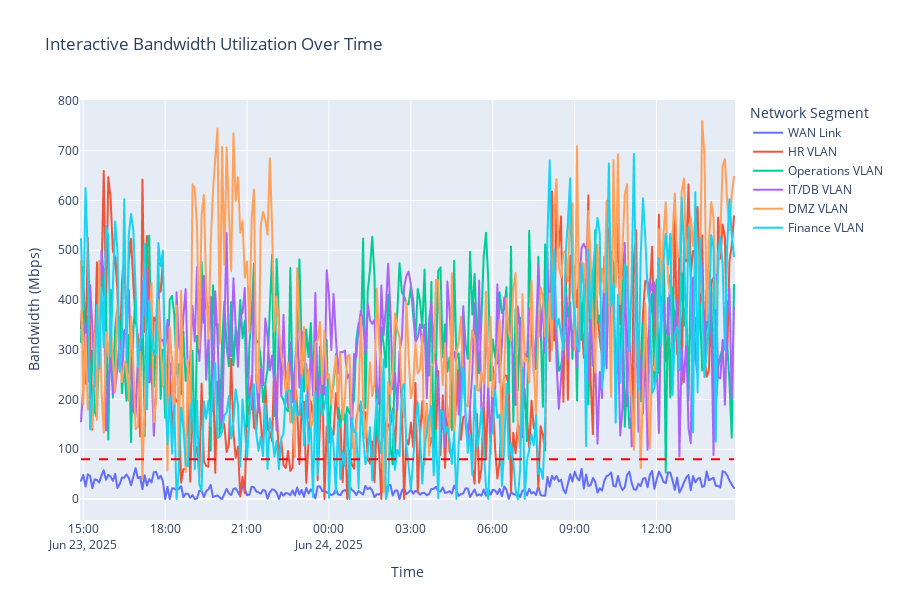
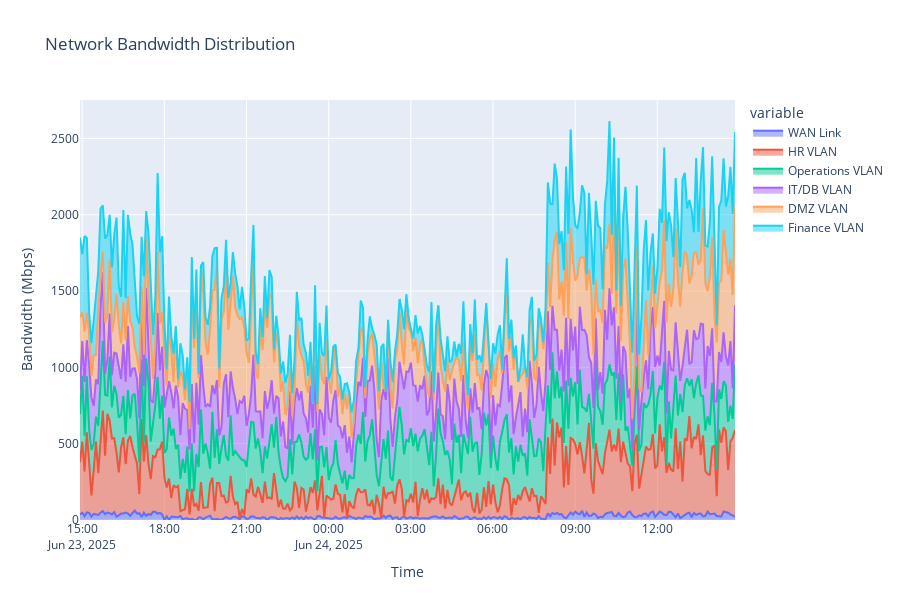

Source (notebook cell) for these figures, in order:
### Code cell
# Visualize bandwidth utilization over time
plt.figure(figsize=(14, 8))

# Get unique segments
segments = bandwidth_data['segment'].unique()

# Create a time series plot for each segment
for segment in segments:
    segment_data = bandwidth_data[bandwidth_data['segment'] == segment]
    plt.plot(segment_data['timestamp'], segment_data['utilization_percent'], label=segment)

plt.title('Network Bandwidth Utilization Over Time', fontsize=16)
plt.xlabel('Time', fontsize=12)
plt.ylabel('Utilization (%)', fontsize=12)
plt.grid(True, alpha=0.3)
plt.legend(loc='upper left')

# Add thresholds
plt.axhline(y=80, color='r', linestyle='--', alpha=0.7, label='Critical Threshold (80%)')
plt.axhline(y=60, color='orange', linestyle='--', alpha=0.7, label='Warning Threshold (60%)')

plt.legend()
plt.tight_layout()
plt.savefig("FinMark_Bandwidth_Utilization.png", dpi=300, bbox_inches='tight')
plt.show()

# Create interactive plots with Plotly
fig = px.line(bandwidth_data, x='timestamp', y='bandwidth_mbps', color='segment',
              title='Interactive Bandwidth Utilization Over Time',
              labels={'bandwidth_mbps': 'Bandwidth (Mbps)', 'timestamp': 'Time'})

# Add threshold lines
fig.add_shape(
    type="line", line_color="red", line_width=2, line_dash="dash",
    y0=80, y1=80, x0=bandwidth_data['timestamp'].min(), x1=bandwidth_data['timestamp'].max()
)

fig.update_layout(
    height=600, 
    legend_title="Network Segment",
    hovermode="x unified"
)

# Show plot
fig.show()

# Create stacked area chart to show bandwidth distribution
pivot_data = bandwidth_data.pivot_table(
    index='timestamp', 
    columns='segment', 
    values='bandwidth_mbps',
    aggfunc='mean'
).reset_index()

fig = px.area(pivot_data, x='timestamp', y=segments,
              title='Network Bandwidth Distribution',
              labels={'timestamp': 'Time', 'value': 'Bandwidth (Mbps)'})

fig.update_layout(
    height=600,
    hovermode="x unified"
)

# Show plot
fig.show()

### Figure 1 — Plotly figure (JSON) as saved in the notebook; plotly's stock layout.template omitted (floating-point values rounded to 4 significant figures; data arrays with more than 128 entries replaced by an {"elided": "..."} marker saying what was removed)
{"data": [{"hovertemplate": "segment=WAN Link<br>Time=%{x}<br>Bandwidth (Mbps)=%{y}<extra></extra>", "legendgroup": "WAN Link", "line": {"color": "#636efa", "dash": "solid"}, "marker": {"symbol": "circle"}, "mode": "lines", "name": "WAN Link", "showlegend": true, "type": "scattergl", "x": {"elided": "288 str values"}, "xaxis": "x", "y": {"elided": "288 float values"}, "yaxis": "y"}, {"hovertemplate": "segment=HR VLAN<br>Time=%{x}<br>Bandwidth (Mbps)=%{y}<extra></extra>", "legendgroup": "HR VLAN", "line": {"color": "#EF553B", "dash": "solid"}, "marker": {"symbol": "circle"}, "mode": "lines", "name": "HR VLAN", "showlegend": true, "type": "scattergl", "x": {"elided": "288 str values"}, "xaxis": "x", "y": {"elided": "288 float values"}, "yaxis": "y"}, {"hovertemplate": "segment=Operations VLAN<br>Time=%{x}<br>Bandwidth (Mbps)=%{y}<extra></extra>", "legendgroup": "Operations VLAN", "line": {"color": "#00cc96", "dash": "solid"}, "marker": {"symbol": "circle"}, "mode": "lines", "name": "Operations VLAN", "showlegend": true, "type": "scattergl", "x": {"elided": "288 str values"}, "xaxis": "x", "y": {"elided": "288 float values"}, "yaxis": "y"}, {"hovertemplate": "segment=IT/DB VLAN<br>Time=%{x}<br>Bandwidth (Mbps)=%{y}<extra></extra>", "legendgroup": "IT/DB VLAN", "line": {"color": "#ab63fa", "dash": "solid"}, "marker": {"symbol": "circle"}, "mode": "lines", "name": "IT/DB VLAN", "showlegend": true, "type": "scattergl", "x": {"elided": "288 str values"}, "xaxis": "x", "y": {"elided": "288 float values"}, "yaxis": "y"}, {"hovertemplate": "segment=DMZ VLAN<br>Time=%{x}<br>Bandwidth (Mbps)=%{y}<extra></extra>", "legendgroup": "DMZ VLAN", "line": {"color": "#FFA15A", "dash": "solid"}, "marker": {"symbol": "circle"}, "mode": "lines", "name": "DMZ VLAN", "showlegend": true, "type": "scattergl", "x": {"elided": "288 str values"}, "xaxis": "x", "y": {"elided": "288 float values"}, "yaxis": "y"}, {"hovertemplate": "segment=Finance VLAN<br>Time=%{x}<br>Bandwidth (Mbps)=%{y}<extra></extra>", "legendgroup": "Finance VLAN", "line": {"color": "#19d3f3", "dash": "solid"}, "marker": {"symbol": "circle"}, "mode": "lines", "name": "Finance VLAN", "showlegend": true, "type": "scattergl", "x": {"elided": "288 str values"}, "xaxis": "x", "y": {"elided": "288 float values"}, "yaxis": "y"}], "layout": {"height": 600, "hovermode": "x unified", "legend": {"title": {"text": "Network Segment"}, "tracegroupgap": 0}, "shapes": [{"line": {"color": "red", "dash": "dash", "width": 2}, "type": "line", "x0": "2025-06-23T14:55:13.817957", "x1": "2025-06-24T14:50:13.817957", "y0": 80, "y1": 80}], "title": {"text": "Interactive Bandwidth Utilization Over Time"}, "xaxis": {"anchor": "y", "domain": [0, 1], "title": {"text": "Time"}}, "yaxis": {"anchor": "x", "domain": [0, 1], "title": {"text": "Bandwidth (Mbps)"}}}}

### Figure 2 — Plotly figure (JSON) as saved in the notebook; plotly's stock layout.template omitted (floating-point values rounded to 4 significant figures; data arrays with more than 128 entries replaced by an {"elided": "..."} marker saying what was removed)
{"data": [{"fillpattern": {"shape": ""}, "hovertemplate": "variable=WAN Link<br>Time=%{x}<br>Bandwidth (Mbps)=%{y}<extra></extra>", "legendgroup": "WAN Link", "line": {"color": "#636efa"}, "marker": {"symbol": "circle"}, "mode": "lines", "name": "WAN Link", "orientation": "v", "showlegend": true, "stackgroup": "1", "type": "scatter", "x": {"elided": "288 str values"}, "xaxis": "x", "y": {"elided": "288 float values"}, "yaxis": "y"}, {"fillpattern": {"shape": ""}, "hovertemplate": "variable=HR VLAN<br>Time=%{x}<br>Bandwidth (Mbps)=%{y}<extra></extra>", "legendgroup": "HR VLAN", "line": {"color": "#EF553B"}, "marker": {"symbol": "circle"}, "mode": "lines", "name": "HR VLAN", "orientation": "v", "showlegend": true, "stackgroup": "1", "type": "scatter", "x": {"elided": "288 str values"}, "xaxis": "x", "y": {"elided": "288 float values"}, "yaxis": "y"}, {"fillpattern": {"shape": ""}, "hovertemplate": "variable=Operations VLAN<br>Time=%{x}<br>Bandwidth (Mbps)=%{y}<extra></extra>", "legendgroup": "Operations VLAN", "line": {"color": "#00cc96"}, "marker": {"symbol": "circle"}, "mode": "lines", "name": "Operations VLAN", "orientation": "v", "showlegend": true, "stackgroup": "1", "type": "scatter", "x": {"elided": "288 str values"}, "xaxis": "x", "y": {"elided": "288 float values"}, "yaxis": "y"}, {"fillpattern": {"shape": ""}, "hovertemplate": "variable=IT/DB VLAN<br>Time=%{x}<br>Bandwidth (Mbps)=%{y}<extra></extra>", "legendgroup": "IT/DB VLAN", "line": {"color": "#ab63fa"}, "marker": {"symbol": "circle"}, "mode": "lines", "name": "IT/DB VLAN", "orientation": "v", "showlegend": true, "stackgroup": "1", "type": "scatter", "x": {"elided": "288 str values"}, "xaxis": "x", "y": {"elided": "288 float values"}, "yaxis": "y"}, {"fillpattern": {"shape": ""}, "hovertemplate": "variable=DMZ VLAN<br>Time=%{x}<br>Bandwidth (Mbps)=%{y}<extra></extra>", "legendgroup": "DMZ VLAN", "line": {"color": "#FFA15A"}, "marker": {"symbol": "circle"}, "mode": "lines", "name": "DMZ VLAN", "orientation": "v", "showlegend": true, "stackgroup": "1", "type": "scatter", "x": {"elided": "288 str values"}, "xaxis": "x", "y": {"elided": "288 float values"}, "yaxis": "y"}, {"fillpattern": {"shape": ""}, "hovertemplate": "variable=Finance VLAN<br>Time=%{x}<br>Bandwidth (Mbps)=%{y}<extra></extra>", "legendgroup": "Finance VLAN", "line": {"color": "#19d3f3"}, "marker": {"symbol": "circle"}, "mode": "lines", "name": "Finance VLAN", "orientation": "v", "showlegend": true, "stackgroup": "1", "type": "scatter", "x": {"elided": "288 str values"}, "xaxis": "x", "y": {"elided": "288 float values"}, "yaxis": "y"}], "layout": {"height": 600, "hovermode": "x unified", "legend": {"title": {"text": "variable"}, "tracegroupgap": 0}, "title": {"text": "Network Bandwidth Distribution"}, "xaxis": {"anchor": "y", "domain": [0, 1], "title": {"text": "Time"}}, "yaxis": {"anchor": "x", "domain": [0, 1], "title": {"text": "Bandwidth (Mbps)"}}}}
